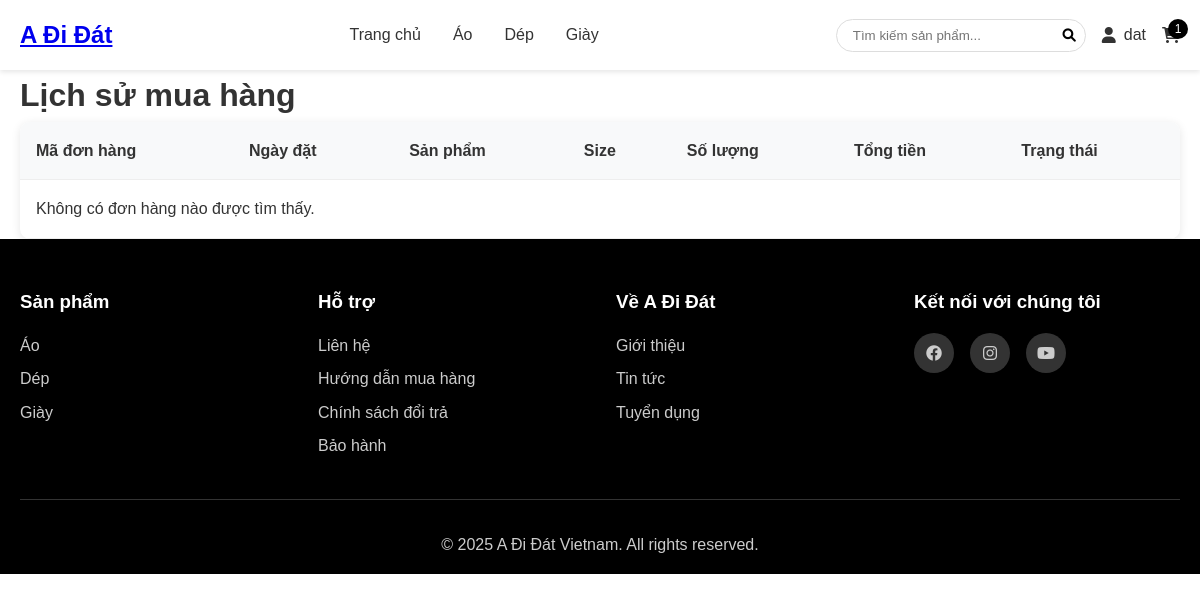
The page /order_history.php (signed in) on the database as committed earlier.
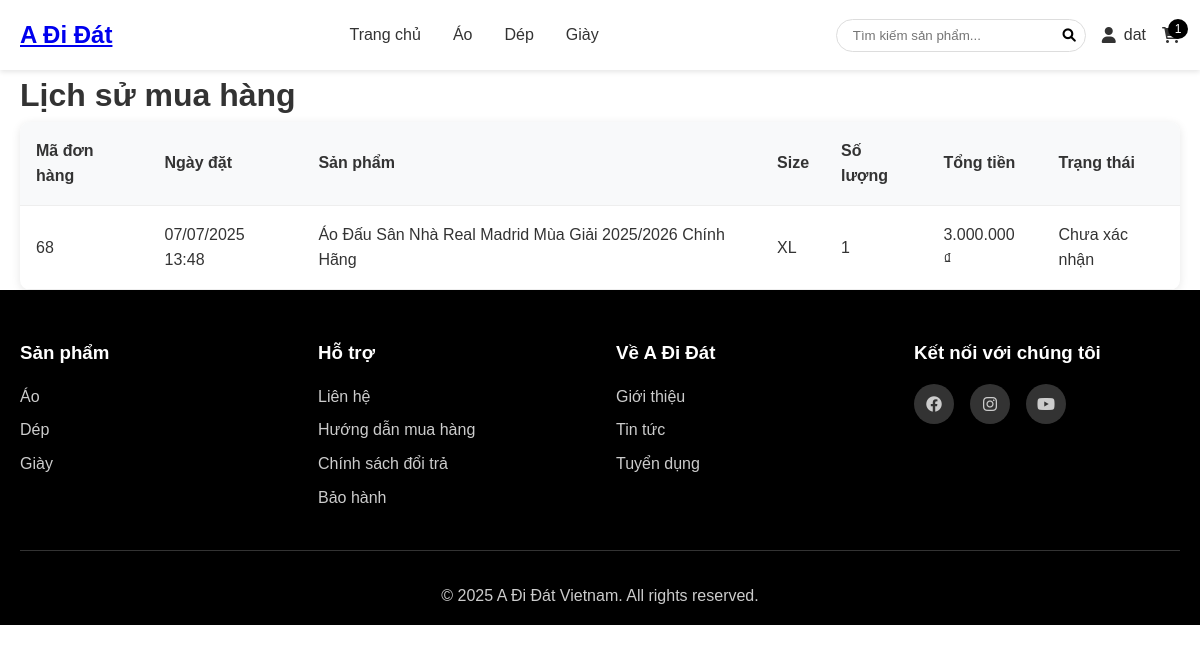
The same page on the database as committed later.
### tables this page shows
CREATE TABLE `categories` (
  `category_id` int(11) NOT NULL,
  `category_name` varchar(50) NOT NULL
);

CREATE TABLE `order_details` (
  `order_detail_id` int(11) NOT NULL,
  `order_id` int(11) DEFAULT NULL,
  `product_id` int(11) DEFAULT NULL,
  `size_value` varchar(10) DEFAULT NULL,
  `quantity` int(11) NOT NULL,
  `unit_price` bigint(20) NOT NULL,
  `product_size_id` int(11) DEFAULT NULL
);

CREATE TABLE `orders` (
  `order_id` int(11) NOT NULL,
  `order_date` timestamp NOT NULL DEFAULT current_timestamp(),
  `customer_name` varchar(50) NOT NULL,
  `phone_number` varchar(15) NOT NULL,
  `email` varchar(320) NOT NULL,
  `city` varchar(50) NOT NULL,
  `district` varchar(50) NOT NULL,
  `address` varchar(255) NOT NULL,
  `note` varchar(255) DEFAULT NULL,
  `status` enum('Chưa xác nhận','Chờ xử lý','Hoàn thành') NOT NULL,
  `total` decimal(10,2) NOT NULL,
  `user_id` int(11) NOT NULL
);

CREATE TABLE `products` (
  `product_id` int(11) NOT NULL,
  `product_name` varchar(100) NOT NULL,
  `description` text DEFAULT NULL,
  `price` bigint(20) NOT NULL,
  `image_url` varchar(255) DEFAULT NULL,
  `category_id` int(11) DEFAULT NULL
);

### includes/functions.php (called while the page is built, shortened)
<?php
function formatPrice($price) {
    return number_format($price, 0, ',', '.') . ' ₫';
}
function getCategories($pdo) {
    $stmt = $pdo->query("SELECT * FROM categories ORDER BY category_name");
    return $stmt->fetchAll(PDO::FETCH_ASSOC);
}
function isLoggedIn() {
    return isset($_SESSION['user_id']);
}
?>

### public/order_history.php (the view, shortened to what this page needs)
<?php
require_once '../includes/db.php';
require_once '../includes/functions.php';
$user_id = $_SESSION['user_id'];
$stmt = $pdo->prepare("
    SELECT o.* FROM orders o
    WHERE o.user_id = ?
");
$stmt->execute([$user_id]);
$orders = $stmt->fetchAll(PDO::FETCH_ASSOC);
require_once '../includes/header.php';
?>
<main>
    <div class="container">
        <h1>Lịch sử mua hàng</h1>
        <table class="data-table">
            <thead>
                <tr>
                    <th>Mã đơn hàng</th>
                    <th>Ngày đặt</th>
                    <th>Sản phẩm</th>
                    <th>Size</th>
                    <th>Số lượng</th>
                    <th>Tổng tiền</th>
                    <th>Trạng thái</th>
                </tr>
            </thead>
            <tbody>
                <?php if (empty($orders)): ?>
                    <tr>
                        <td colspan="7">Không có đơn hàng nào được tìm thấy.</td>
                    </tr>
                <?php else: ?>
                    <?php foreach ($orders as $order): ?>
                        <?php
                        $stmtDetail = $pdo->prepare("
                            SELECT od.product_id, od.size_value, od.quantity, p.product_name
                            FROM order_details od
                            JOIN products p ON od.product_id = p.product_id
                            WHERE od.order_id = ?
                        ");
                        $stmtDetail->execute([$order['order_id']]);
                        $details = $stmtDetail->fetchAll(PDO::FETCH_ASSOC);
                        ?>
                        <?php foreach ($details as $detail): ?>
                        <tr>
                            <td><?php echo htmlspecialchars($order['order_id']); ?></td>
                            <td><?php echo date('d/m/Y H:i', strtotime($order['order_date'])); ?></td>
                            <td><?php echo htmlspecialchars($detail['product_name']); ?></td>
                            <td><?php echo htmlspecialchars($detail['size_value']); ?></td>
                            <td><?php echo $detail['quantity']; ?></td>
                            <td><?php echo formatPrice($order['total']); ?></td>
                            <td><?php echo htmlspecialchars($order['status']); ?></td>
                        </tr>
                        <?php endforeach; ?>
                    <?php endforeach; ?>
                <?php endif; ?>
            </tbody>
        </table>
    </div>
</main>
<?php require_once '../includes/footer.php'; ?>

### includes/header.php (shortened to what this page needs)
<?php
require_once 'db.php';
require_once 'functions.php';
$categories = getCategories($pdo);
?>
<!DOCTYPE html>
<html lang="vi">
<head>
    <link rel="stylesheet" href="assets/css/style.css">
    <link rel="stylesheet" href="https://cdnjs.cloudflare.com/ajax/libs/font-awesome/6.0.0/css/all.min.css">
</head>
<body>
    <header class="header">
        <div class="container">
            <div class="header-content">
                <div class="logo">
                    <a href="index.php">
                        <span style="display:none; font-weight:bold; font-size:24px;text-decoration:none">A Đi Đát</span>
                    </a>
                </div>
                <nav class="main-nav">
                    <ul>
                        <li><a href="index.php">Trang chủ</a></li>
                        <?php foreach ($categories as $category): ?>
                        <li><a href="category.php?id=<?php echo $category['category_id']; ?>"><?php echo htmlspecialchars($category['category_name']); ?></a></li>
                        <?php endforeach; ?>
                    </ul>
                </nav>
                <div class="header-actions">
                    <div class="search-box">
                        <form action="search.php" method="GET">
                            <input type="text" name="q" placeholder="Tìm kiếm sản phẩm...">
                            <button type="submit"><i class="fas fa-search"></i></button>
                        </form>
                    </div>
                    <div class="user-menu">
                        <?php if (isLoggedIn()): ?>
                            <a href="#" class="user-icon" onclick="toggleDropdown(event);"><i class="fas fa-user"></i> <?php echo htmlspecialchars($_SESSION['username']); ?></a>
                        <?php else: ?>
                            <a href="login.php" class="user-icon"><i class="fas fa-user"></i> Đăng nhập</a>
                        <?php endif; ?>
                    </div>
                    <div class="cart-icon">
                        <a href="cart.php">
                            <span class="cart-count"><?php echo isset($_SESSION['cart']) ? count($_SESSION['cart']) : 0; ?></span>
                        </a>
                    </div>
                </div>
            </div>
        </div>
    </header>
</body>
</html>

### includes/footer.php (shortened to what this page needs)
<footer class="footer">
        <div class="container">
            <div class="footer-content">
                <div class="footer-section">
                    <h3>Sản phẩm</h3>
                    <ul>
                        <?php foreach ($categories as $category): ?>
                        <li><a href="category.php?id=<?php echo $category['category_id']; ?>"><?php echo htmlspecialchars($category['category_name']); ?></a></li>
                        <?php endforeach; ?>
                    </ul>
                </div>
                <div class="footer-section">
                    <h3>Hỗ trợ</h3>
                    <ul>
                        <li><a href="#">Liên hệ</a></li>
                        <li><a href="#">Hướng dẫn mua hàng</a></li>
                        <li><a href="#">Chính sách đổi trả</a></li>
                        <li><a href="#">Bảo hành</a></li>
                    </ul>
                </div>
                <div class="footer-section">
                    <h3>Về A Đi Đát</h3>
                    <ul>
                        <li><a href="#">Giới thiệu</a></li>
                        <li><a href="#">Tin tức</a></li>
                        <li><a href="#">Tuyển dụng</a></li>
                    </ul>
                </div>
                <div class="footer-section">
                    <h3>Kết nối với chúng tôi</h3>
                    <div class="social-links">
                        <a href="https://www.facebook.com/adidas"><i class="fab fa-facebook"></i></a>
                        <a href="https://www.instagram.com/adidas"><i class="fab fa-instagram"></i></a>
                        <a href="https://www.youtube.com/adidas"><i class="fab fa-youtube"></i></a>
                    </div>
                </div>
            </div>
            <div class="footer-bottom">
                <p>&copy; 2025 A Đi Đát Vietnam. All rights reserved.</p>
            </div>
        </div>
    </footer>
</body>
</html>

### public/assets/css/style.css (style rules this page uses)
* { margin: 0; padding: 0; box-sizing: border-box; }
body { font-family: "Arial", sans-serif; line-height: 1.6; color: #333; }
.container { max-width: 1200px; margin: 0 auto; padding: 0 20px; }
.header { background: #fff; box-shadow: 0 2px 5px rgba(0, 0, 0, 0.1); position: sticky; top: 0; z-index: 1000; }
.header-content { display: flex; align-items: center; justify-content: space-between; padding: 1rem 0; }
.main-nav ul { display: flex; list-style: none; gap: 2rem; }
.main-nav a { text-decoration: none; color: #333; font-weight: 500; transition: color 0.3s; }
.header-actions { display: flex; align-items: center; gap: 1rem; }
.search-box { position: relative; }
.search-box input { padding: 0.5rem 2.5rem 0.5rem 1rem; border: 1px solid #ddd; border-radius: 25px; width: 250px; }
.search-box button { position: absolute; right: 10px; top: 50%; transform: translateY(-50%); background: none; border: none; cursor: pointer; }
.user-menu, .cart-icon { position: relative; }
.user-icon, .cart-icon a { text-decoration: none; color: #333; display: flex; align-items: center; gap: 0.5rem; }
.cart-count { background: #000; color: white; border-radius: 50%; width: 20px; height: 20px; display: flex; align-items: center; justify-content: center; font-size: 12px; position: absolute; top: -8px; right: -8px; }
.footer { background: #000; color: white; padding: 3rem 0 1rem; }
.footer-content { display: grid; grid-template-columns: repeat(auto-fit, minmax(250px, 1fr)); gap: 2rem; margin-bottom: 2rem; }
.footer-section h3 { margin-bottom: 1rem; }
.footer-section ul { list-style: none; }
.footer-section ul li { margin-bottom: 0.5rem; }
.footer-section a { color: #ccc; text-decoration: none; transition: color 0.3s; }
.social-links { display: flex; gap: 1rem; }
.social-links a { display: inline-block; width: 40px; height: 40px; background: #333; border-radius: 50%; display: flex; align-items: center; justify-content: center; transition: background 0.3s; }
.footer-bottom { text-align: center; padding-top: 2rem; border-top: 1px solid #333; color: #ccc; }
.data-table { width: 100%; border-collapse: collapse; background: white; border-radius: 10px; overflow: hidden; box-shadow: 0 2px 10px rgba(0, 0, 0, 0.1); }
.data-table th, .data-table td { padding: 1rem; text-align: left; border-bottom: 1px solid #eee; }
.data-table th { background: #f8f9fa; font-weight: bold; }

Rows that differ between the two databases and show on the page:
added order_details: order.order_id "68", order.order_date "07/07/2025 13:48", product.product_name "Áo Đấu Sân Nhà Real Madrid Mùa Giải 2025/2026 Chính Hãng", size_value "XL", quantity "1", order.total "3.000.000 ₫", order.status "Chưa xác nhận"
Other text that changed with them:
text no longer shown: "Không có đơn hàng nào được tìm thấy."
